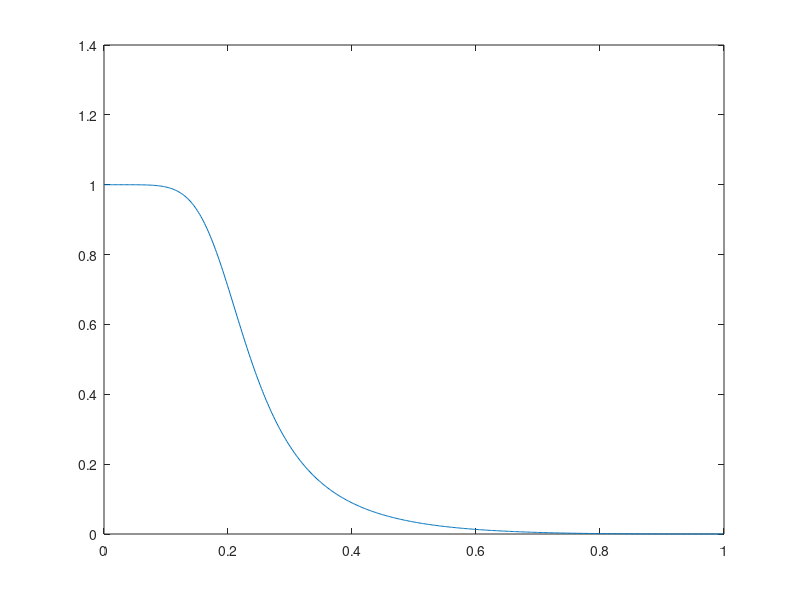

Recreate this plot in MATLAB.
[b,a] = butter(3,0.2);
[h, w] = freqz(b,a);
plot(w/pi,abs(h))

scale_factor = 2^13; % 8192
b_fixed = round(b * scale_factor);
a_fixed = round(a(2:4) * scale_factor); % a1, a2, a3
x = [1 zeros(1,128)];
y = zeros(1,length(x));

reg_xnm1 = 0;
reg_xnm2 = 0;
reg_xnm3 = 0;
reg_ynm1 = 0;
reg_ynm2 = 0;
reg_ynm3 = 0;

for n = 1:length(x)
    y(n) = b(1)*x(n) + b(2)*reg_xnm1 + b(3)*reg_xnm2 + b(4)*reg_xnm3 - a(2)*reg_ynm1 - a(3)*reg_ynm2 - a(4)*reg_ynm3;

    reg_xnm3 = reg_xnm2;
    reg_xnm2 = reg_xnm1;
    reg_xnm1 = x(n);

    reg_ynm3 = reg_ynm2;
    reg_ynm2 = reg_ynm1;
    reg_ynm1 = y(n);
end

% figure;
% subplot(211)
% plot(x); ylim([-1.2 1.2]);
% subplot(212)
% plot(y,'r'); ylim([-1.2 1.2]);